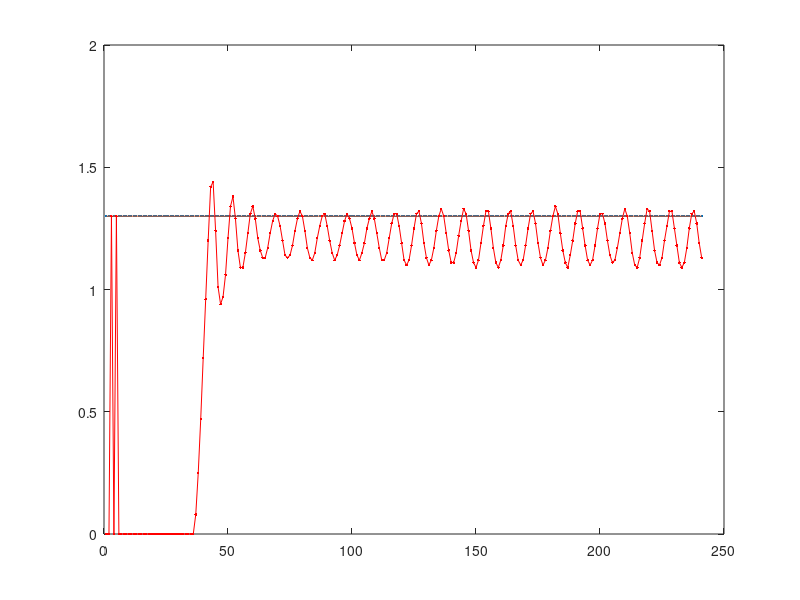

MATLAB code to generate this figure:
clc
clear
%close all
fid1 = fopen('target.txt','rt');
fid2 = fopen('actual.txt','rt');

target=fscanf(fid1,'%f\n');
actual=fscanf(fid2,'%f\n');

fclose(fid1);
fclose(fid2);
figure;
plot(target,'.');hold on;plot(target);hold on;
plot(actual,'.r');hold on;plot(actual,'r');hold on;